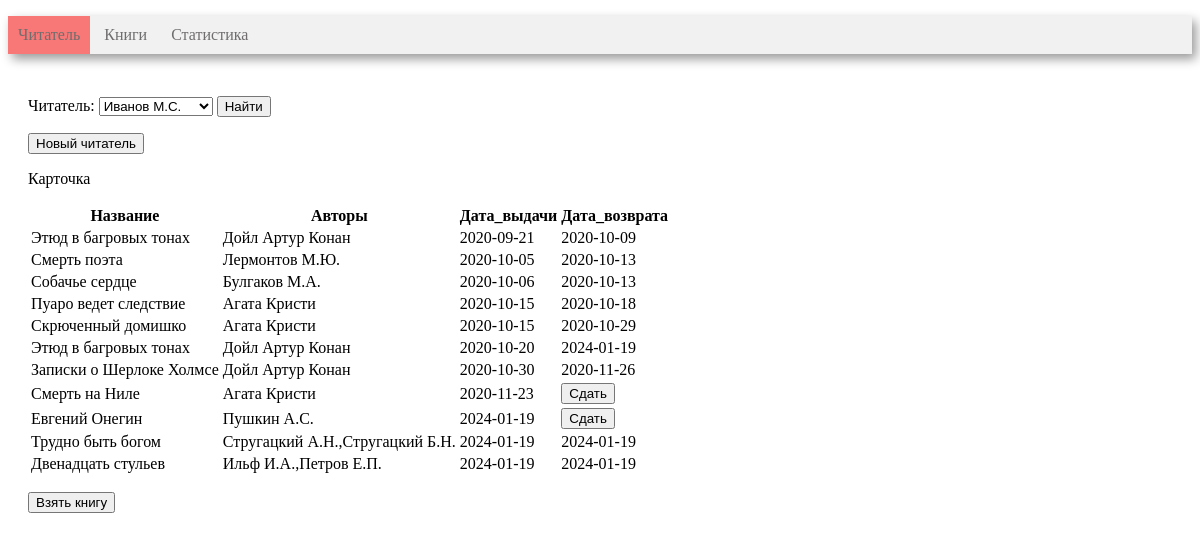
The page / on the database its author committed.
### tables this page shows
CREATE TABLE reader (
       reader_id INTEGER PRIMARY KEY AUTOINCREMENT,
	   reader_name VARCHAR(30)
);

CREATE TABLE book (
      book_id INTEGER PRIMARY KEY AUTOINCREMENT, 
	  title VARCHAR(80),
      genre_id int, 
      publisher_id INT,
      year_publication INT,
      available_numbers INT, 
      FOREIGN KEY (genre_id)  REFERENCES genre (genre_id) ON DELETE CASCADE,
      FOREIGN KEY (publisher_id)  REFERENCES publisher (publisher_id) ON DELETE CASCADE
);

CREATE TABLE book_reader (
      book_reader_id INTEGER PRIMARY KEY AUTOINCREMENT, 
      book_id int, 
      reader_id INT,
	  borrow_date DATE, 
	  return_date DATE,
      FOREIGN KEY (book_id)  REFERENCES book (book_id) ON DELETE CASCADE,
      FOREIGN KEY (reader_id)  REFERENCES reader (reader_id) ON DELETE CASCADE
);

### controllers/index.py (the view)
@app.route('/', methods=['get'])
def index():
    conn = get_db_connection()
    if request.values.get('reader'):
        reader_id = int(request.values.get('reader'))
        session['reader_id'] = reader_id
    elif request.values.get('new_reader'):
        new_reader = request.values.get('new_reader')
        session['reader_id'] = get_new_reader(conn, new_reader)
    else:
        session['reader_id'] = 1
    df_reader = get_reader(conn)
    df_book_reader = get_book_reader(conn, session['reader_id'])
    html = render_template(
        'index.html',
        reader_id=session['reader_id'],
        combo_box=df_reader,
        book_reader=df_book_reader,
        len=len
    )
    return html

### models/index_model.py (called while the page is built)
def get_reader(conn):
    return pandas.read_sql('''
        SELECT * FROM reader
    ''', conn)

def get_book_reader(conn, reader_id):
    return pandas.read_sql('''
        WITH get_authors( book_id, authors_name)
        AS(
            SELECT book_id, GROUP_CONCAT(author_name)
            FROM author JOIN book_author USING(author_id)
            GROUP BY book_id
        )
        SELECT title AS Название, authors_name AS Авторы,
            borrow_date AS Дата_выдачи, return_date AS Дата_возврата,
            book_reader_id
        FROM
            reader
            JOIN book_reader USING(reader_id)
            JOIN book USING(book_id)
            JOIN get_authors USING(book_id)
        WHERE reader.reader_id = :id
        ORDER BY 3
    ''', conn, params={"id": reader_id})

### utils.py (called while the page is built)
def get_db_connection():
    return sqlite3.connect("library.sqlite")

### templates/index.html (shortened to what this page needs)
<!DOCTYPE HTML>
<html>
<head>
    <link rel="stylesheet" type="text/css" href="/static/css/style.css" />
    {% macro render_table(table_name, relation, id) %}
        <p>
            {{ table_name }}
        </p>
        {% set n = len(relation) %}
        <table>
            <tr>
                {% for name in relation.dtypes.index %}
                    {% if name != id %}
                        <th>{{name}}</th>
                    {% endif %}
                {% endfor %}
            </tr>
            <tbody>
                {% for i in range(n) %}
                    <tr>
                        {% for name in relation.dtypes.index %}
                            {% if name != id %}
                                <td>
                                    {% if relation.loc[i, name] == None %}
                                        <form action="{{ url_for('return_book') }}" method="get">
                                            <input type="submit" value="Сдать">
                                        </form>
                                    {% else %}
                                        {{ relation.loc[i, name] }}
                                    {% endif %}
                                </td>
                            {% endif %}
                        {% endfor %}
                    </tr>
                {% endfor %}
            </tbody>
        </table>
    {% endmacro %}
    {% macro create_select(name, id, reader, len) %}
        <select name="{{ name }}">
            {% set n = len(reader) %}
            {% for i in range(n) %}
                <option value="{{ reader.loc[i, 'reader_id'] }}" {% if id == reader.loc[i, 'reader_id'] %}selected{% endif %}>
                    {{ reader.loc[i, 'reader_name'] }}
                </option>
            {% endfor %}
        </select>
    {% endmacro %}
</head>
<body>
    <div class="menu">
        <ul>
            <li class ="active"><a href={{ url_for("index") }}>Читатель</a></li>
            <li><a href={{ url_for("index")}}>Книги</a></li>
            <li><a href={{ url_for("index")}}>Статистика</a></li>
        </ul>
    </div>
    <div class="block">
        <p>
            <form action='/' method ="get">
                Читатель:
                {{ create_select('reader', reader_id, combo_box, len) }}
                <input type="submit" value="Найти">
            </form>
        </p>
        <p>
            <form action ="{{ url_for('new_reader') }}" method="get">
                <input type="submit" value="Новый читатель">
            </form>
        </p>
        {{ render_table("Карточка", book_reader, "book_reader_id") }}
        <p>
        <form action ={{url_for('search')}} method="get">
            <input type="submit" value="Взять книгу">
        </form>
        </p>
    </div>
</body>
</html>

### static/css/style.css (style rules this page uses)
.menu { background-color: #f1f1f1; box-shadow: 4px 5px 10px rgba(0, 0, 0, 0.4); width: 100%; }
.menu li { display: inline-block; vertical-align: top; padding: 10px; color: #6f6d6d; }
.menu a { text-decoration: none; color: #6f6d6d; }
.menu ul { padding: 0px; }
.active { background-color: #f87777; color: #f8f8f8; }
.block { padding: 10px 20px; }

### rows shown on the page
reader: reader "Иванов М.С."
book: title "Этюд в багровых тонах" "Этюд в багровых тонах"
book_reader: borrow_date "2020-09-21" "2020-10-09"
book: title "Смерть поэта"
book_reader: borrow_date "2020-10-05" "2020-10-13"
book: title "Собачье сердце"
book_reader: borrow_date "2020-10-06" "2020-10-13"
book: title "Пуаро ведет следствие"
book_reader: borrow_date "2020-10-15" "2020-10-18"
book: title "Скрюченный домишко"
book_reader: borrow_date "2020-10-15" "2020-10-29"
book_reader: borrow_date "2020-10-20" "2024-01-19"
book: title "Записки о Шерлоке Холмсе"
book_reader: borrow_date "2020-10-30" "2020-11-26"
book: title "Смерть на Ниле"
book_reader: borrow_date "2020-11-23"
book: title "Евгений Онегин"
book_reader: borrow_date "2024-01-19"
book: title "Трудно быть богом"
book_reader: borrow_date "2024-01-19" "2024-01-19"
book: title "Двенадцать стульев"
book_reader: borrow_date "2024-01-19" "2024-01-19"

### other values the page prints
{{ table_name }} "Карточка"
{{ name }} "Название" "Авторы" "Дата_выдачи" "Дата_возврата"
{{ relation.loc[i, name] }} "Дойл Артур Конан" "Лермонтов М.Ю." "Булгаков М.А." "Агата Кристи" "Агата Кристи" "Дойл Артур Конан" "Дойл Артур Конан" "Агата Кристи" "Пушкин А.С." "Стругацкий А.Н.,Стругацкий Б.Н." "Ильф И.А.,Петров Е.П."
